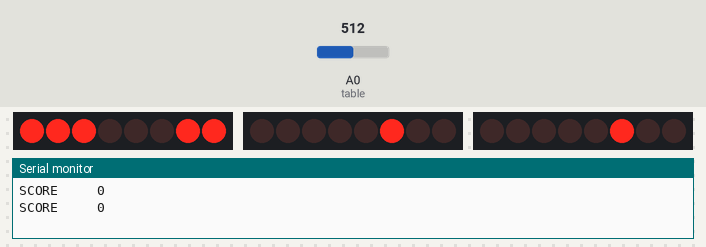
This sketch was run on a simulated Arduino Uno, built with avr-gcc and run on an emulated ATmega328P. Parts: 3 × 8 shift-register outputs drawn as a row of LEDs (first output left, lit = HIGH), the last lines printed to the serial monitor. Wiring (inferred from the names in the program): 3 × shift register (74HC595): data pin 2, shift clock pin 4, latch pin 9 / data pin 5, shift clock pin 7, latch pin 6 / data pin 8, shift clock pin 10, latch pin 3. Wiring (inferred from the signals the program sends): 3 × row of LEDs: on Q0, Q1, Q2, Q3, Q4, Q5, Q6, Q7 / on Q0, Q1, Q2, Q3, Q4, Q5, Q6, Q7 / on Q0, Q1, Q2, Q3, Q4, Q5, Q6, Q7. Inputs (shaded band) come from the test bench; at power-on: A0 (table) = 512.

Above: at 1.3 s.
1.4 s: A0 (table) set to 671
4.4 s: A0 (table) set to 694
At 5.38 s:
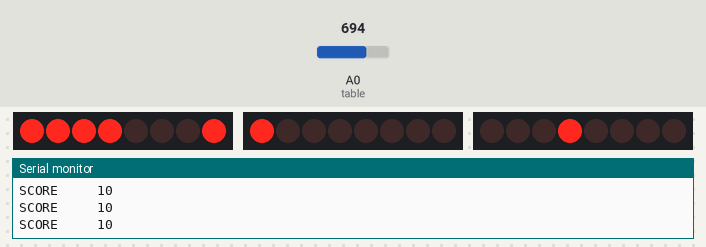
7.4 s: A0 (table) set to 842
10.4 s: A0 (table) set to 865
At 11.31 s:
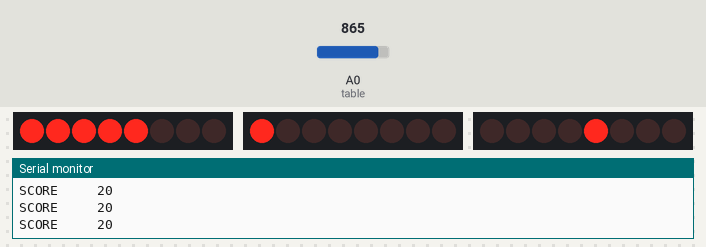
13.4 s: A0 (table) set to 511
At 14.09 s:
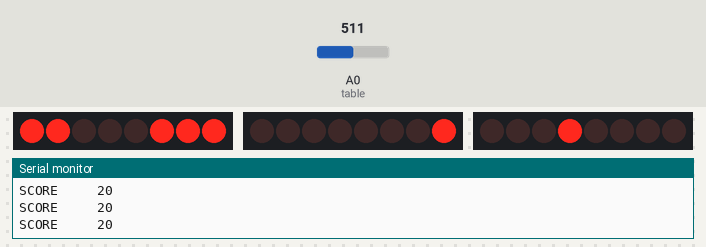
16.1 s: A0 (table) set to 306
At 16.9 s:
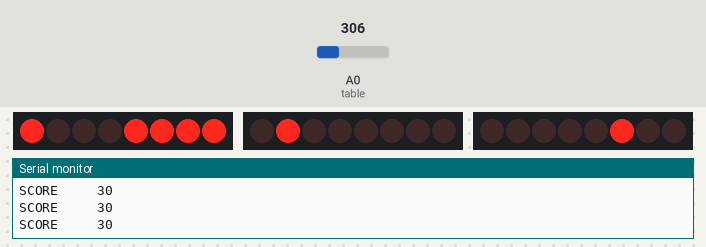
Timing chart, 0 to 22.1 s (numbered marks = the images above; inputs shaded):
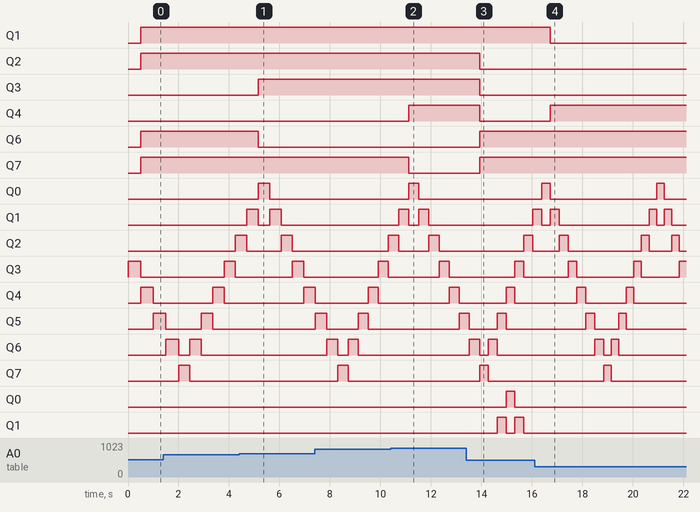

Measured:
- the behaviour switches between 682 and 683 on A0 (table) (found by bisection; images 0 and 1)
- the behaviour switches between 853 and 854 on A0 (table) (found by bisection; images 1 and 2)

The sketch:

PongGame.ino
```cpp
/*This code is Build and developed by Binay Kumar Sah. It uses 8*8 led matrix board.
   Baord is driven by 74HC595 SIPO shift register and the movement of the cursor is
   controlled via potentiometer
 */
#define dataROW 5
#define latchROW 6
#define clkROW 7
#define dataCOLOUMN 8
#define latchCOLOUMN 9
#define clkCOLOUMN 10
#define datapad 2       //to control the paddle
#define latchpad 3
#define clkpad 4
#define table A0
int pot_read;
int row[]={1,2,4,8,16,32,64,128};
int coloumn[]={128,64,32,16,8,4,2,1};
int col;
int X=0;
int Y=3;
int i;
int counter=0;
int directionX=1;
int directionY=1;
byte coloumnpad=B00000111;
int SCORE=0;
byte colupdate;
byte colpad;
int Status=0;
int t;  //for testing the ball position for paddle strike
int table_shift;
void lightScreen();
void map_table();
int counterdelay;
void screen_update();
void screen_scan();
void pad_update();
void setup()
{ Serial.begin(9600);
  pinMode(dataROW, OUTPUT);
  pinMode(dataCOLOUMN, OUTPUT);
  pinMode(latchROW, OUTPUT);
  pinMode(latchCOLOUMN, OUTPUT);
  pinMode(clkROW, OUTPUT);
  pinMode(clkCOLOUMN, OUTPUT);
  pinMode(table, INPUT);
  pinMode(datapad,OUTPUT);
  pinMode(latchpad,OUTPUT);
  pinMode(clkpad,OUTPUT);
}

void loop()
{
  if (Status==0)
  {
    screen_scan();
    screen_update();
    map_table();
    pad_update();
    counterdelay=constrain(counter,0,450);
    delay(500-counterdelay);
    Serial.print("SCORE     ");
    Serial.println(SCORE);

  }
  else if(Status==1)
  {
    lightScreen();
    Serial.println(".................................................OOPS ! YOU MISS THE BALL ................................................................");
    Serial.println("...........................................................................................................................................");
    Serial.println("");
    Serial.print("YOUR SCORE=   ");
    Serial.println(SCORE);
    Serial.println("...........................................................................................................................................");
    Serial.println("...........................................................................................................................................");
    Serial.println("....................................PLEASE RESTART TO CONTINUE.............................................................................");

  }
}

void map_table()
{
   pot_read=analogRead(table);
   table_shift=map(pot_read,0,1024,0,6);
   colupdate=(coloumnpad<<table_shift);
}

void screen_update()
{
   if (X==0 && (directionY==-1 || directionY==1 || directionY==0))    //when a ball strike left-most part of the screen
    {directionX=1;}
   else if (X==7 && (directionY==1 || directionY==-1 || directionY==0)) //when a ball strike right-most part of the screen
    {directionX=-1;}
   else if (Y==0 )
    {
      if (directionX==1 || directionX==-1)
        {
            directionY=1;
        }
      else if (directionX==0)
        {
          directionX=-1;
          directionY=1;
        }
    }

   else if (Y==7 && (directionX==1 || directionX==-1 || directionX==0))     //if it strike at the bottom part of the screen
       {
        if (colupdate==((t*4)+(t*2)+t))
          {
            directionX=0;
            directionY=-1;
            counter=counter+50;
            SCORE=SCORE+10;
          }
        else if (colupdate==((t*2)+t+(t/2)))
          {
            directionY=-1;
            counter=counter+50;
            SCORE=SCORE+10;
          }
        else if(colupdate==(t+(t/2)+(t/4)))
          {
            directionX=0;
            directionY=-1;
            counter=counter+50;
            SCORE=SCORE+10;
          }
        else
          {
             Status=1;
          }
       }

   X=X+directionX;
   Y=Y+directionY;


}

void screen_scan()
{
  col= ~coloumn[X];
  t=coloumn[X];
  digitalWrite(latchCOLOUMN, LOW);
  shiftOut(dataCOLOUMN, clkCOLOUMN, MSBFIRST,col);
  digitalWrite(latchCOLOUMN, HIGH);

  {
    digitalWrite(latchROW, LOW);
    shiftOut(dataROW, clkROW, MSBFIRST, row[Y]);
    digitalWrite(latchROW, HIGH);

  }

}


void pad_update()
{
  colpad=~colupdate;
  digitalWrite(latchpad,LOW);
  shiftOut(datapad, clkpad, MSBFIRST,colpad);
  digitalWrite(latchpad,HIGH);
 }


 void lightScreen()
{
  digitalWrite(latchCOLOUMN, LOW);
  shiftOut(dataCOLOUMN, clkCOLOUMN, MSBFIRST,B00000000);
  digitalWrite(latchCOLOUMN, HIGH);

  {
    digitalWrite(latchROW, LOW);
    shiftOut(dataROW, clkROW, MSBFIRST, B11111111);
    digitalWrite(latchROW, HIGH);

  }
  delay(1000);
 }
```
